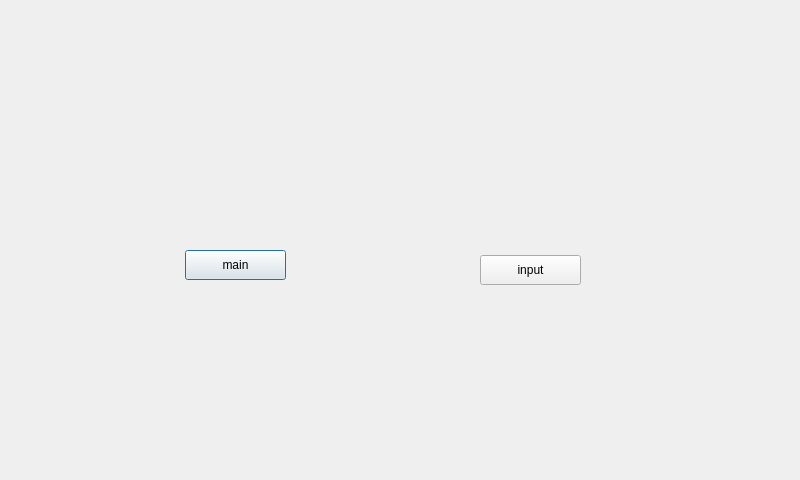
<?xml version="1.0" encoding="UTF-8"?>
<ui version="4.0">
 <class>OtherDialog</class>
 <widget class="QDialog" name="OtherDialog">
  <property name="geometry">
   <rect>
    <x>0</x>
    <y>0</y>
    <width>800</width>
    <height>480</height>
   </rect>
  </property>
  <property name="windowTitle">
   <string>Dialog</string>
  </property>
  <widget class="QPushButton" name="pushButton">
   <property name="geometry">
    <rect>
     <x>185</x>
     <y>250</y>
     <width>101</width>
     <height>30</height>
    </rect>
   </property>
   <property name="text">
    <string>main</string>
   </property>
  </widget>
  <widget class="QPushButton" name="pushButton_2">
   <property name="geometry">
    <rect>
     <x>480</x>
     <y>255</y>
     <width>101</width>
     <height>30</height>
    </rect>
   </property>
   <property name="text">
    <string>input</string>
   </property>
  </widget>
 </widget>
 <resources/>
 <connections/>
</ui>
